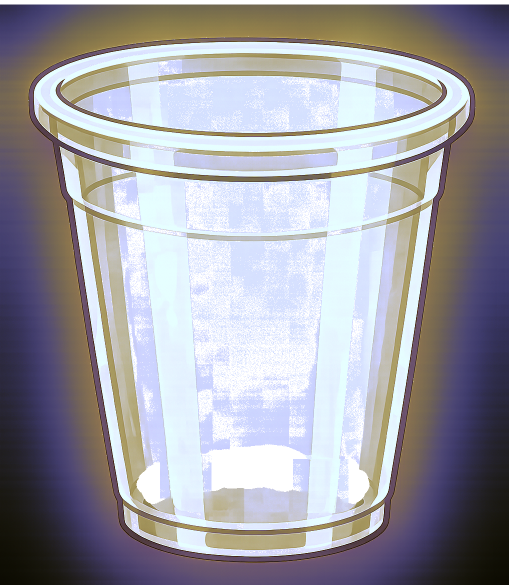
#> input picture assets/glass.png, 1018 x 1169 px (shown at 1/2 size); its folder holds 6 pictures in this run; the run also reads 1 picture not shown here
$ python glass.py
#> lines starting #> are read from the running program, lines starting #| are printed output that depends on the picture
"""
Renders a glass with freely configurable liquid color.

Layering order (bottom to top):
  1. frame background
  2. liquid — solid color shaped by liquid_mask.png alpha
  3. glass overlay — glass.png composited with its own alpha
"""

import os

import cv2
import numpy as np

_ASSETS = os.path.join(os.path.dirname(__file__), "assets")

_glass_src: np.ndarray | None = None   # BGRA, original size
_mask_src: np.ndarray | None = None    # BGRA, original size


def _load():
    global _glass_src, _mask_src
    if _glass_src is None:
        _glass_src = cv2.imread(os.path.join(_ASSETS, "glass.png"), cv2.IMREAD_UNCHANGED)
#> _glass_src is the input picture: shape (1169, 1018, 4); mean B, G, R, A 165.6, 158.1, 159.1, 32.1
    if _mask_src is None:
        _mask_src = cv2.imread(os.path.join(_ASSETS, "liquid_mask.png"), cv2.IMREAD_UNCHANGED)


def preload() -> None:
    """Eagerly load assets so the first draw_glass call has no I/O latency."""
    _load()


def _alpha_composite(dst: np.ndarray, src_bgr: np.ndarray, src_alpha: np.ndarray) -> None:
    """In-place alpha-composite src over dst (all same HxW)."""
    a = src_alpha.astype(np.float32) / 255.0
    a3 = a[:, :, np.newaxis]
    dst[:] = (src_bgr * a3 + dst * (1.0 - a3)).astype(np.uint8)


def draw_glass(
    frame: np.ndarray,
    x: int,
    y: int,
    width: int,
    height: int,
    color_bgr: tuple[int, int, int],
    *,
    fill_level: float = 1.0,
) -> None:
    """
    Draw a glass containing liquid of the given color onto *frame*.

    Parameters
    ----------
    frame      : BGR frame to draw on (modified in-place)
    x, y       : top-left corner of the glass in frame coordinates
    width, height : render size in pixels
    color_bgr  : drink color as (B, G, R)
    fill_level : 0.0 (empty) … 1.0 (full), fills from the bottom up
    """
    _load()

    # ---- resize assets to requested dimensions ----
    glass = cv2.resize(_glass_src, (width, height), interpolation=cv2.INTER_AREA)
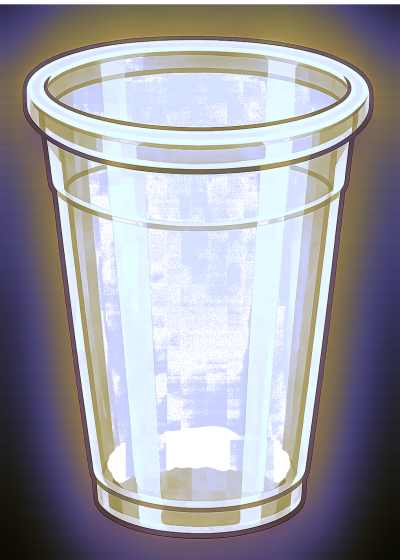
#> glass: shape (560, 400, 4); mean B, G, R, A 165.6, 158.1, 159.1, 32.1
    mask  = cv2.resize(_mask_src,  (width, height), interpolation=cv2.INTER_AREA)

    glass_bgr   = glass[:, :, :3]
    glass_alpha = glass[:, :, 3]
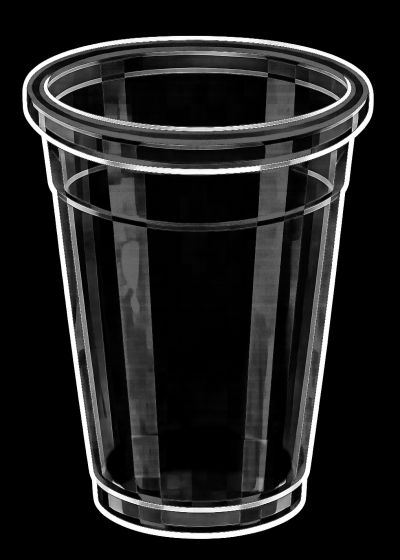
#> glass_alpha: shape (560, 400); min 0, max 255, mean 32.1
    mask_alpha  = mask[:, :, 3]
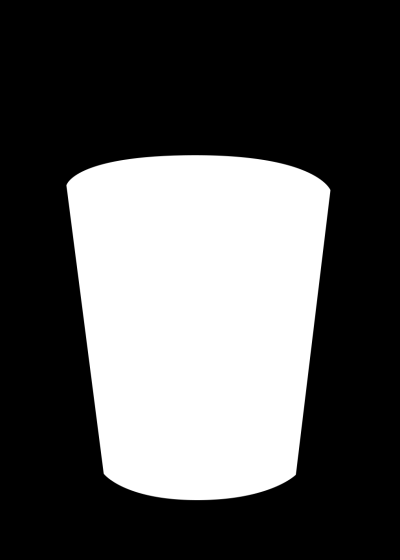
#> mask_alpha: shape (560, 400); min 0, max 255, mean 86.1

    # ---- apply fill level (cut mask from top) ----
    if fill_level < 1.0:
        cutoff = int(height * (1.0 - max(0.0, min(1.0, fill_level))))
        mask_alpha = mask_alpha.copy()
        mask_alpha[:cutoff, :] = 0

    # ---- clip destination rect to frame bounds ----
    fh, fw = frame.shape[:2]
    x1, y1 = max(x, 0), max(y, 0)
    x2, y2 = min(x + width, fw), min(y + height, fh)
    if x1 >= x2 or y1 >= y2:
        return

    # offsets into the resized asset arrays
    ox, oy = x1 - x, y1 - y

    roi         = frame[y1:y2, x1:x2]
    liq_alpha   = mask_alpha[oy:oy + (y2 - y1), ox:ox + (x2 - x1)]
    g_bgr       = glass_bgr [oy:oy + (y2 - y1), ox:ox + (x2 - x1)]
    g_alpha     = glass_alpha[oy:oy + (y2 - y1), ox:ox + (x2 - x1)]

    # ---- 1. composite liquid color ----
    liquid = np.empty_like(roi)
    liquid[:] = color_bgr
    _alpha_composite(roi, liquid, liq_alpha)
#> in _alpha_composite, `dst[:] = (src_bgr * a3 + dst * (1.0 - a3)).astype(np.uint8)`:
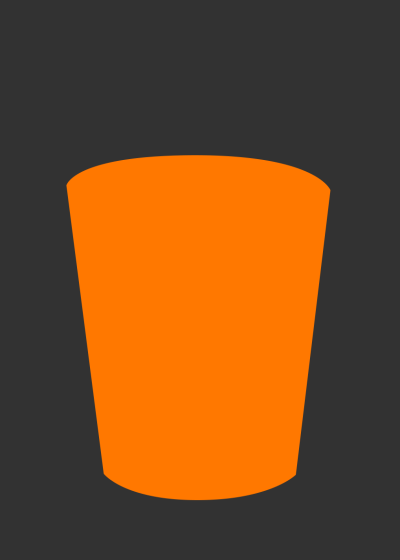
#> dst: shape (560, 400, 3); mean of channels 0, 1, 2 33.1, 73.6, 119.2; drawn as B, G, R

    # ---- 2. composite glass on top ----
    _alpha_composite(roi, g_bgr, g_alpha)
#> in _alpha_composite (call 2), `dst[:] = (src_bgr * a3 + dst * (1.0 - a3)).astype(np.uint8)`:
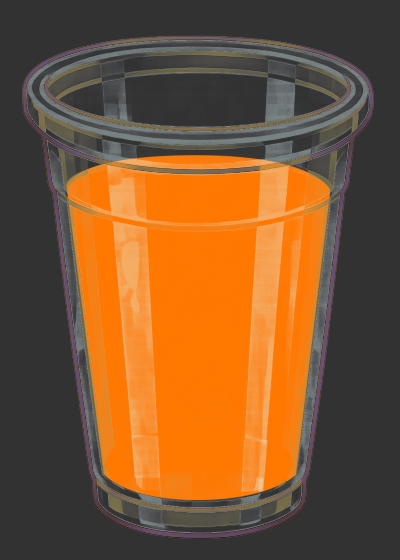
#> dst: shape (560, 400, 3); mean of channels 0, 1, 2 49.1, 85.5, 126; drawn as B, G, R


if __name__ == "__main__":
    WIN = "glass preview  [q: quit]"
    W, H = 400, 560
    PAD = 20

    cv2.namedWindow(WIN)
    cv2.createTrackbar("R",    WIN, 255, 255, lambda _: None)
    cv2.createTrackbar("G",    WIN, 120, 255, lambda _: None)
    cv2.createTrackbar("B",    WIN,   0, 255, lambda _: None)
    cv2.createTrackbar("Fill %", WIN, 100, 100, lambda _: None)

    while True:
        r = cv2.getTrackbarPos("R",      WIN)
        g = cv2.getTrackbarPos("G",      WIN)
        b = cv2.getTrackbarPos("B",      WIN)
        fill = cv2.getTrackbarPos("Fill %", WIN) / 100.0

        canvas = np.full((H + PAD * 2, W + PAD * 2, 3), 50, dtype=np.uint8)
        draw_glass(canvas, PAD, PAD, W, H, color_bgr=(b, g, r), fill_level=fill)

        # show current RGB hex in corner
        hex_label = f"#{r:02X}{g:02X}{b:02X}  fill={int(fill*100)}%"
        cv2.putText(canvas, hex_label, (PAD, H + PAD * 2 - 6),
                    cv2.FONT_HERSHEY_SIMPLEX, 0.6, (200, 200, 200), 1, cv2.LINE_AA)

        cv2.imshow(WIN, canvas)
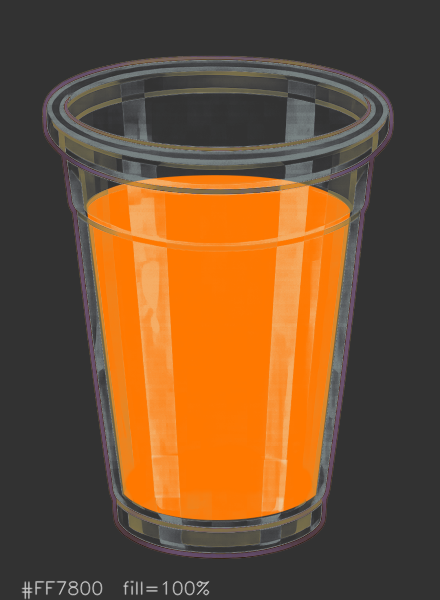
#> window 'glass preview  [q: quit]': shape (600, 440, 3); mean B, G, R 49.6, 80.5, 114.9
        if cv2.waitKey(30) & 0xFF in (ord("q"), 27):
#> (key q is pressed here)
            break

    cv2.destroyAllWindows()
